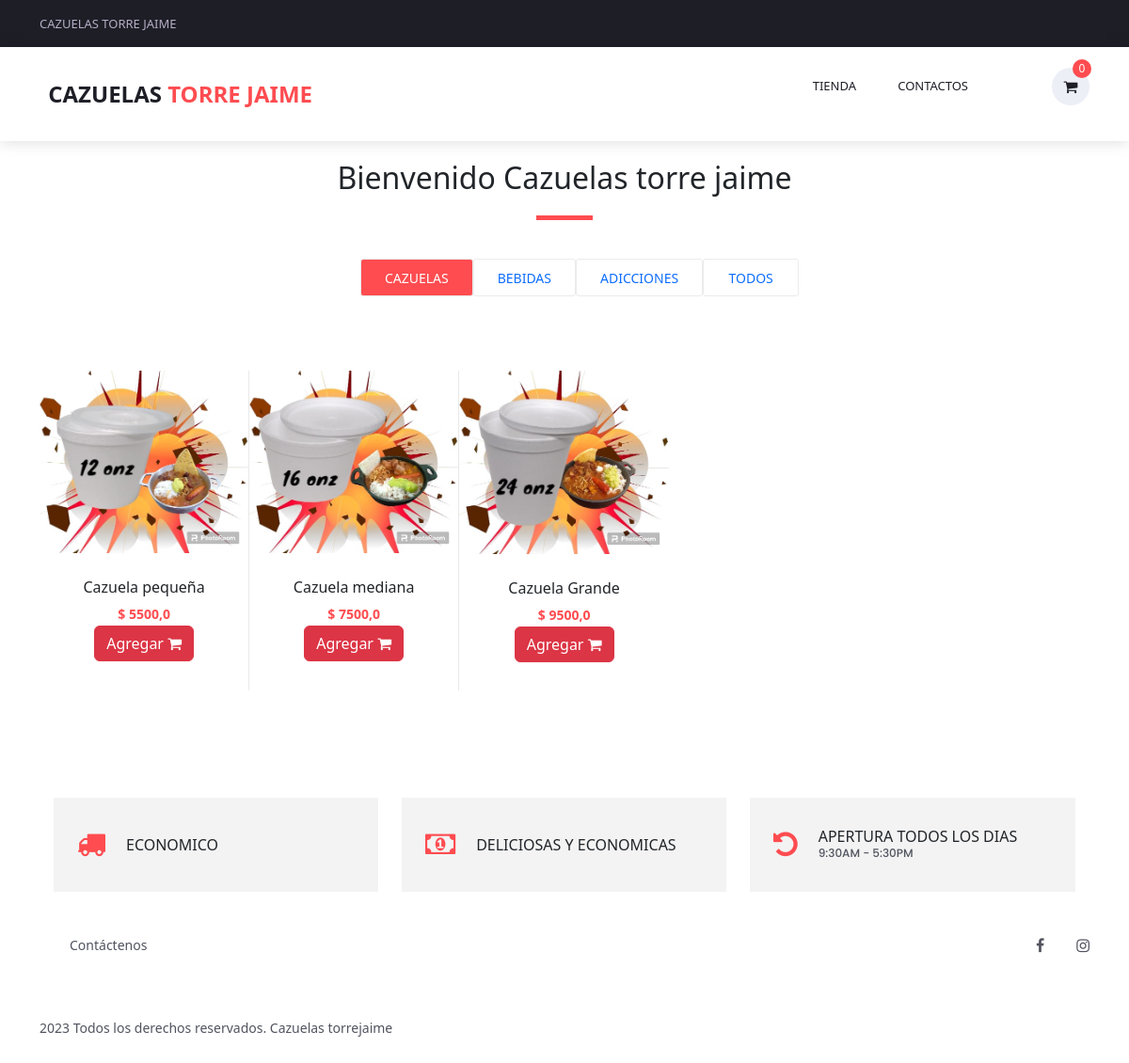
The page / on the database its author committed.
### productos/models.py (models this page shows, shortened)
class Producto(models.Model):
    producto = models.CharField(max_length=250)
    precio = models.FloatField()
    imagen = models.ImageField(upload_to="productos", null=True)
    categoria = models.ForeignKey(Categoria, on_delete=models.CASCADE)
    stock = models.IntegerField()

### productos/views.py (the view)
# urls.py: path('', views.index, name="index"),
def index(request):
    categoria = Categoria.objects.get(categoria='Cazuela')
    productos = Producto.objects.filter(categoria=categoria)
    carrito = request.session.get('carrito', [])
    cantidadp = sum(producto['cantidad'] for producto in carrito)
    return render(
        request,
        'index.html',
        context={'productos': productos, 'cantidadp': cantidadp}
    )

### productos/templates/index.html (shortened to what this page needs)
{% extends 'base.html' %}
{% block content %}
<br><br><br><br>
<div class="new_arrivals">
    <div class="container">
        <div class="row">
            <div class="col text-center">
                <div class="section_title new_arrivals_title">
                    <h2>Bienvenido Cazuelas torre jaime</h2>
                </div>
            </div>
        </div>
        <div class="row align-items-center">
            <div class="col text-center">
                <div class="new_arrivals_sorting">
                    <ul class="arrivals_grid_sorting clearfix button-group filters-button-group">
                        <a href="{% url 'productos:index' %}">
                            <li class="grid_sorting_button button d-flex flex-column justify-content-center align-items-center active is-checked"
                                data-filter="{% url 'productos:index' %}">
                                Cazuelas
                            </li>
                        </a>
                        <a href="{% url 'productos:bebidas' %}">
                            <li class="grid_sorting_button button d-flex flex-column justify-content-center align-items-center"
                                data-filter="{% url 'productos:bebidas' %}">
                                Bebidas
                            </li>
                        </a>
                        <a href="{% url 'productos:adicciones' %}">
                            <li class="grid_sorting_button button d-flex flex-column justify-content-center align-items-center"
                                data-filter="{% url 'productos:adicciones' %}">
                                Adicciones
                            </li>
                        </a>
                        <a href="{% url 'productos:todos' %}">
                            <li class="grid_sorting_button button d-flex flex-column justify-content-center align-items-center"
                                data-filter="{% url 'productos:todos' %}">
                                Todos
                            </li>
                        </a>
                    </ul>
                </div>
            </div>
        </div>
        <div class="row">
            <div class="col">
                <div class="product-grid" data-isotope='{ "itemSelector": ".product-item", "layoutMode": "fitRows" }'>
                    {% for producto in productos %}
                    <div class="product-item men">
                        <div class="product discount product_filter">
                            <div class="product_image">
                                <img src="{{ producto.imagen }}" alt="">
                            </div>
                            <div class="product_info">
                                <h6 class="product_name">{{ producto.producto }}</h6>
                                <div class="product_price">$ {{ producto.precio }}</div>
                                <div class="red_button">
                                    <a href="{% url 'productos:agregar' producto.id %}" class="agregar-carrito">
                                        <button class="btn btn-danger">
                                            Agregar <i class="fa fa-shopping-cart" aria-hidden="true"></i>
                                        </button>
                                    </a>
                                </div>
                            </div>
                        </div>
                    </div>
                    {% endfor %}
                </div>
            </div>
        </div>
    </div>
</div>
{% endblock content %}

### productos/static/styles/main_styles.css (style rules this page uses)
* { margin: 0; padding: 0; }
body { font-family: 'Poppins', sans-serif; font-size: 14px; line-height: 23px; font-weight: 400; background: #FFFFFF; color: #1e1e27; }
div { display: block; position: relative; -webkit-box-sizing: border-box; -moz-box-sizing: border-box; box-sizing: border-box; }
ul { list-style: none; margin-bottom: 0px; }
a, a:hover, a:visited, a:active, a:link { text-decoration: none !important; -webkit-font-smoothing: antialiased; -webkit-text-shadow: rgba(0, 0, 0, .01) 0 0 1px; text-shadow: rgba(0, 0, 0, .01) 0 0 1px; }
h2 { font-size: 40px; }
h6 { font-size: 14px; }
h1, h2, h3, h4, h5, h6 { color: #282828; -webkit-font-smoothing: antialiased; -webkit-text-shadow: rgba(0, 0, 0, .01) 0 0 1px; text-shadow: rgba(0, 0, 0, .01) 0 0 1px; }
.clearfix::before, .clearfix::after { content: ""; display: table; }
.clearfix::after { clear: both; }
.clearfix { zoom: 1; }
.red_button { display: -webkit-inline-box; display: -moz-inline-box; display: -ms-inline-flexbox; display: -webkit-inline-flex; display: inline-flex; flex-direction: column; justify-content: center; align-items: center; width: auto; height: 40px; border-radius: 3px; -webkit-transition: all 0.3s ease; -moz-transition: all 0.3s ease; -ms-transition: all 0.3s ease; -o-transition: all 0.3s ease; transition: all 0.3s ease; }
.red_button a { display: block; text-transform: uppercase; font-size: 14px; font-weight: 500; text-align: center; line-height: 40px; width: 100%; }
.new_arrivals { width: 100%; }
.new_arrivals_title { margin-top: 74px; }
.new_arrivals_sorting { display: inline-block; border-radius: 3px; margin-top: 59px; overflow: visible; }
.grid_sorting_button { height: 40px; min-width: 102px; padding-left: 25px; padding-right: 25px; cursor: pointer; border: solid 1px #ebebeb; font-size: 14px; font-weight: 500; text-transform: uppercase; background: #FFFFFF; border-radius: 3px; margin: 0; float: left; margin-left: -1px; }
.grid_sorting_button:first-child { margin-left: 0px; }
.grid_sorting_button.active { color: #FFFFFF; background: #fe4c50; }
.product-grid { width: 100%; margin-top: 57px; }
.product-item { width: 20%; height: 380px; cursor: pointer; }
.product-item::after { display: block; position: absolute; top: 0; left: -1px; width: calc(100% + 1px); height: 100%; pointer-events: none; content: ''; border: solid 2px rgba(235, 235, 235, 0); border-radius: 3px; -webkit-transition: all 0.3s ease; -moz-transition: all 0.3s ease; -ms-transition: all 0.3s ease; -o-transition: all 0.3s ease; transition: all 0.3s ease; }
.product { width: 100%; height: 340px; border-right: solid 1px #e9e9e9; }
.product_image { width: 100%; }
.product_image img { width: 100%; }
.product_info { text-align: center; padding-left: 10px; padding-right: 10px; }
.product_name { margin-top: 27px; }
.discount .product_info .product_price { font-size: 14px; }
.product_price { font-size: 16px; color: #fe4c50; font-weight: 600; }
.section_title { display: inline-block; text-align: center; }
.section_title h2 { display: inline-block; }
.section_title::after { display: block; position: absolute; top: calc(100% + 13px); left: 50%; -webkit-transform: translateX(-50%); -moz-transform: translateX(-50%); -ms-transform: translateX(-50%); -o-transform: translateX(-50%); transform: translateX(-50%); width: 60px; height: 5px; background: #fe4c50; content: ''; }

### productos/static/styles/responsive.css (style rules this page uses)
@media only screen and (max-width: 1920px) { .red_button { width: 100%; } }

### rows shown on the page
Producto: imagen (picture), producto "Cazuela pequeña", precio "5500,0"
Producto: imagen (picture), producto "Cazuela mediana", precio "7500,0"
Producto: imagen (picture), producto "Cazuela Grande", precio "9500,0"

### other values the page prints
{{ cantidadp }} "0"
